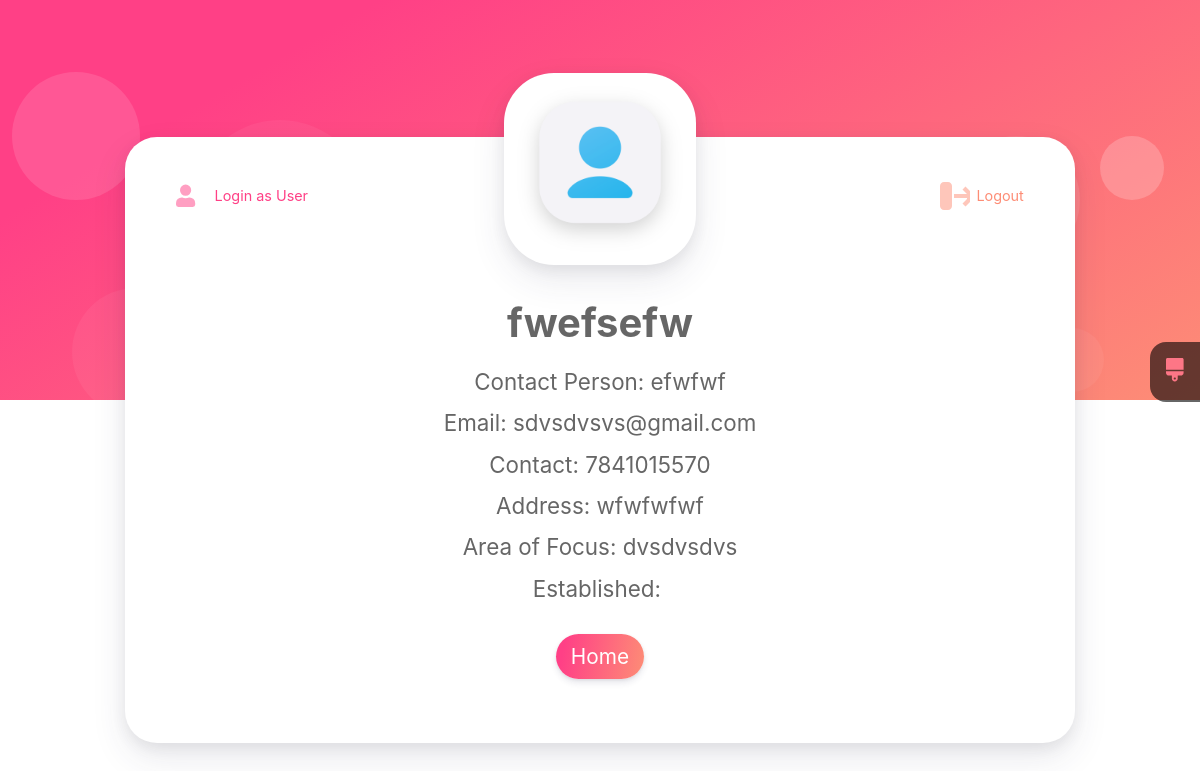
/profile/ (signed in), run on the app's committed database.
### app1/models.py (models this page shows, shortened)
class NGO(models.Model):
    organization_name = models.CharField(max_length=255)
    contact_person = models.CharField(max_length=255)
    contact_email = models.EmailField()
    contact_number = models.CharField(max_length=10)
    organization_address = models.TextField()
    registration_number = models.CharField(max_length=100)
    establishment_year = models.PositiveIntegerField()
    area_of_focus = models.TextField()
    additional_comments = models.TextField(blank=True, null=True)
    username = models.CharField(max_length=50, unique=True)  # Ensuring unique usernames for NGOs
    password = models.CharField(max_length=255)  # Store password as hashed string

### app1/views.py (the view, shortened to what this page needs)
# urls.py: path('profile/', views.profile, name='profile'),  # User Profile
def profile(request):
    user_id = request.session.get('user_id')
    ngo_id = request.session.get('ngo_id')
    context = {}
    if ngo_id:
        try:
            ngo_data = NGO.objects.get(id=ngo_id)
            context = {
                'is_ngo': True,
                'organization_name': ngo_data.organization_name,
                'contact_person': ngo_data.contact_person,
                'contact_email': ngo_data.contact_email,
                'contact_number': ngo_data.contact_number,
                'organization_address': ngo_data.organization_address,
                'area_of_focus': ngo_data.area_of_focus
            }
        except NGO.DoesNotExist:
            return redirect('ngo_login')
        return render(request, 'app1/profile.html', context)
    return redirect('user_login')

### app1/templates/app1/profile.html (shortened to what this page needs)
{% load static %}
{% load widget_tweaks %}
<!DOCTYPE html>
<html lang="en">
<head>
    <link href="{% static 'css/profile.css' %}" rel="stylesheet">
</head>
<body>
    <div class="profile-page">
        <div class="content">
            <div class="content__cover">
                <div class="content__avatar" style="background-image: url('{% static "images/profile2.png" %}'); background-color: white; background-size: cover; background-position: center; border-radius: 50px;"></div>
            </div>
<div class="content__actions">
    {% if is_ngo %}
    <a href="{% url 'user_login' %}">
        <span>Login as User</span>
    </a>
    {% endif %}
    <a href="{% url 'logout' %}">
        <svg xmlns="http://www.w3.org/2000/svg" viewBox="0 0 512 512">
            <path fill="currentColor" d="M96 480h64c35.3 0 64-28.7 64-64V96c0-35.3-28.7-64-64-64H96C60.7 32 32 60.7 32 96v320c0 35.3 28.7 64 64 64zm368-192H256v-64h208l-72-72 48-48 160 160-160 160-48-48 72-72z"/>
        </svg>
        <span>Logout</span>
    </a>
</div>
            <div class="content__title">
                {% if is_ngo %}
                    <h1>{{ organization_name }}</h1>
                    <span>Contact Person: {{ contact_person }}</span>
                    <span>Email: {{ contact_email }}</span>
                    <span>Contact: {{ contact_number }}</span>
                    <span>Address: {{ organization_address }}</span>
                    <span>Area of Focus: {{ area_of_focus }}</span>
                    <span>Established: {{ establishment_year }}</span>
                {% else %}
                    <h1>{{ first_name }} {{ last_name }}</h1>
                    <span>Age: {{ age }}</span>
                    <span>Contact: {{ contact_number }}</span>
                    <span>Address: {{ address }}</span>
                    <span>Interests: {{ interests }}</span>
                {% endif %}
            </div>
            <div class="content__button">
                <a class="button" href="{% url 'index' %}">
                    <p class="button__text">Home</p>
                </a>
            </div>
        </div>
        <div class="bg">
            <div><span></span><span></span></div>
        </div>
        <div class="theme-switcher-button" id="theme-switcher-button">
        </div>
    </div>
</body>
</html>

### static/css/profile.css (style rules this page uses)
* { margin: 0; padding: 0; box-sizing: border-box; }
body { background: #fff; font: 14px/1.4 -apple-system, BlinkMacSystemFont, "Segoe UI", Roboto, "Helvetica Neue", Arial, sans-serif, "Apple Color Emoji", "Segoe UI Emoji", "Segoe UI Symbol", "Noto Color Emoji"; color: rgba(0,0,0,0.6); }
.profile-page { display: flex; min-height: 100vh; padding-top: 5rem; }
.content__title,.content__description { display: block; margin-bottom: 15px; }
.profile-page .content { display: flex; flex-direction: column; max-width: 800px; width: 100%; position: relative; z-index: 2; margin: auto; padding: 2rem; background: #fff; border-radius: 2rem; box-shadow: 0 15px 35px rgba(50,50,93,0.1), 0 5px 15px rgba(0,0,0,0.07); }
.profile-page .content__cover { position: relative; background: linear-gradient(150deg, #1d8cf8 20%, #3358f4 100%); }
.theme-orange .profile-page .content__cover { background: linear-gradient(150deg, #ff4086 20%, #fd8d76 100%); }
.profile-page .content__avatar { width: 12rem; height: 12rem; position: absolute; bottom: 0; left: 50%; z-index: 2; transform: translate(-50%, 50%); background: #ffff center center no-repeat; background-size: cover; border-radius: 50%; box-shadow: 0 15px 35px rgba(50,50,93,0.1), 0 5px 15px rgba(0,0,0,0.07); }
.profile-page .content__avatar::before { content: ""; position: absolute; top: 0; bottom: 0; left: 0; right: 0; border-radius: 50%; }
.profile-page .content__actions { display: flex; justify-content: space-between; padding: 0.2rem; }
.profile-page .content__actions a { display: flex; flex-flow: row nowrap; align-items: center; justify-content: center; height: 3rem; padding: 0.2rem 1rem; border-radius: 2rem; text-decoration: none; font-size: 0.9rem; }
.profile-page .content__actions a svg { width: 2rem; margin-right: 0.4rem; }
.profile-page .content__actions a:first-child { color: #ff4086; }
.theme-orange .profile-page .content__actions a:first-child { color: #ff4086; }
.profile-page .content__actions a:last-child { color: #d782d9; }
.theme-orange .profile-page .content__actions a:last-child { color: #fd8d76; }
.profile-page .content__title { margin-top: 4.5rem; text-align: center; order: 1; }
.profile-page .content__title h1 { margin-bottom: 0.1rem; font-size: 2.4rem; }
.profile-page .content__title span { font-size: 1rem; }
.profile-page .content__button { margin: 3rem 0 2rem; text-align: center; order: 4; }
.profile-page .content__button .button { display: inline-block; padding: 1.2rem 1.8rem; text-align: center; text-decoration: none; background: linear-gradient(100deg, #1d8cf8 30%, #3358f4 100%); border-radius: 2rem; box-shadow: 0 4px 6px rgba(50,50,93,0.11), 0 1px 3px rgba(0,0,0,0.08); font-size: 1rem; color: #fff; cursor: pointer; }
.theme-orange .profile-page .content__button .button { background: linear-gradient(100deg, #ff4086 10%, #fd8d76 100%); }
.profile-page .bg { width: 100%; height: 50%; position: absolute; top: 0; left: 0; z-index: 1; }
.profile-page .bg div { content: ""; width: 100%; height: 100%; position: absolute; top: 0; left: 0; z-index: 1; overflow: hidden; background: linear-gradient(150deg, #1d8cf8 20%, #3358f4 100%); }
.theme-orange .profile-page .bg div { background: linear-gradient(150deg, #ff4086 20%, #fd8d76 100%); }
.profile-page .bg span:nth-child(2) { display: block; position: absolute; z-index: 2; border-radius: 50%; animation: floating 34s infinite; }
.profile-page .bg span:nth-child(4) { display: block; position: absolute; z-index: 2; border-radius: 50%; animation: floating 34s infinite; }
.profile-page .bg span:nth-child(2) { width: 8rem; height: 8rem; top: 18%; left: 1%; background: rgba(255,255,255,0.12); animation-duration: 40s; }
.profile-page .bg span:nth-child(4) { width: 4rem; height: 4rem; top: 34%; right: 3%; background: rgba(255,255,255,0.2); animation-duration: 34s; }
.theme-switcher-button { position: fixed; top: calc(50% - 3.6rem); right: 0; z-index: 2; padding: 1rem; background: rgba(0,0,0,0.6); border-top-left-radius: 1rem; border-bottom-left-radius: 1rem; font-size: inherit; color: #fd7686; cursor: pointer; }
.theme-orange .theme-switcher-button { color: #fd7686; }
.theme-switcher-button svg { width: 1.1rem; }

### data on the page
NGO: organization_name "fwefsefw", contact_person "efwfwf", contact_email "sdvsdvsvs@gmail.com", contact_number "7841015570", organization_address "wfwfwfwf", area_of_focus "dvsdvsdvs"
